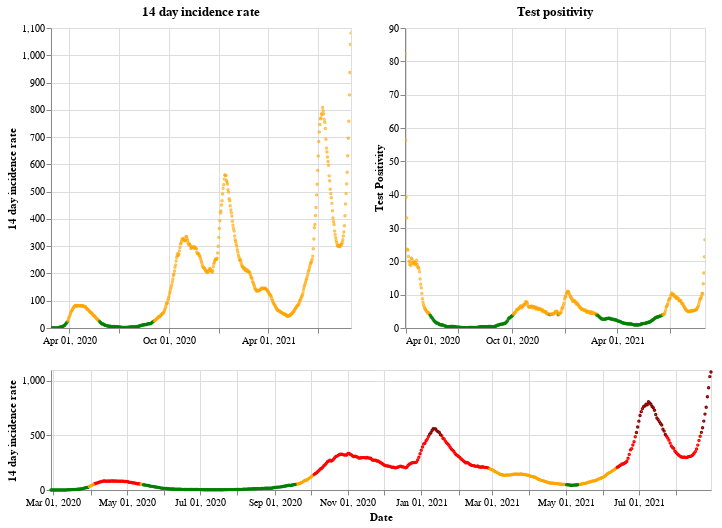

Source (notebook cell):
### Markdown cell above
## Scotland

### Code cell
plot_traffic_light('Scotland')

### Figure 1 — Vega-Lite specification as saved in the notebook (floating-point values rounded to 4 significant figures; data arrays with more than 128 entries replaced by an {"elided": "..."} marker saying what was removed)
{"config": {"view": {"continuousWidth": 400, "continuousHeight": 300}}, "vconcat": [{"hconcat": [{"mark": {"type": "point", "size": 2}, "encoding": {"color": {"condition": {"value": "green", "test": "(datum.twoWeeklyCasesRate <= 25)"}, "value": "orange"}, "tooltip": [{"type": "nominal", "field": "areaName"}, {"type": "temporal", "field": "date"}, {"type": "quantitative", "field": "twoWeeklyCasesRate"}, {"type": "quantitative", "field": "testPositivity"}], "x": {"type": "temporal", "axis": {"title": ""}, "field": "date", "scale": {"domain": {"selection": "DateBrush"}}, "timeUnit": "yearmonthdate"}, "y": {"type": "quantitative", "axis": {"title": "14 day incidence rate"}, "field": "twoWeeklyCasesRate"}}, "title": "14 day incidence rate", "width": 300}, {"mark": {"type": "point", "size": 2}, "encoding": {"color": {"condition": {"value": "green", "test": "(datum.testPositivity <= 4)"}, "value": "orange"}, "tooltip": [{"type": "nominal", "field": "areaName"}, {"type": "temporal", "field": "date"}, {"type": "quantitative", "field": "twoWeeklyCasesRate"}, {"type": "quantitative", "field": "testPositivity"}], "x": {"type": "temporal", "axis": {"title": ""}, "field": "date", "scale": {"domain": {"selection": "DateBrush"}}, "timeUnit": "yearmonthdate"}, "y": {"type": "quantitative", "axis": {"title": "Test Positivity"}, "field": "testPositivity"}}, "title": "Test positivity", "width": 300}]}, {"layer": [{"mark": {"type": "point", "size": 2}, "encoding": {"color": {"condition": {"value": "orange", "test": "(((datum.testPositivity < 4) && (datum.twoWeeklyCasesRate >= 50)) && (datum.twoWeeklyCasesRate < 200))"}, "value": "red"}, "opacity": {"condition": {"value": 1, "test": "((datum.twoWeeklyCasesRate >= 50) && (datum.twoWeeklyCasesRate < 500))"}, "value": 0}, "tooltip": [{"type": "nominal", "field": "areaName"}, {"type": "temporal", "field": "date"}, {"type": "quantitative", "field": "twoWeeklyCasesRate"}, {"type": "quantitative", "field": "testPositivity"}], "x": {"type": "temporal", "axis": {"title": "Date"}, "field": "date", "timeUnit": "yearmonthdate"}, "y": {"type": "quantitative", "axis": {"title": "14 day incidence rate"}, "field": "twoWeeklyCasesRate"}}, "selection": {"DateBrush": {"type": "interval", "encodings": ["x"], "fields": ["Time"]}}}, {"mark": {"type": "point", "size": 2}, "encoding": {"color": {"value": "darkred"}, "opacity": {"condition": {"value": 1, "test": "(datum.twoWeeklyCasesRate >= 500)"}, "value": 0}, "tooltip": [{"type": "nominal", "field": "areaName"}, {"type": "temporal", "field": "date"}, {"type": "quantitative", "field": "twoWeeklyCasesRate"}, {"type": "quantitative", "field": "testPositivity"}], "x": {"type": "temporal", "axis": {"title": "Date"}, "field": "date", "timeUnit": "yearmonthdate"}, "y": {"type": "quantitative", "axis": {"title": "14 day incidence rate"}, "field": "twoWeeklyCasesRate"}}}, {"mark": {"type": "point", "size": 2}, "encoding": {"color": {"condition": {"value": "green", "test": "((datum.testPositivity < 4) && (datum.twoWeeklyCasesRate < 50))"}, "value": "orange"}, "opacity": {"condition": {"value": 1, "test": "(datum.twoWeeklyCasesRate < 50)"}, "value": 0}, "tooltip": [{"type": "nominal", "field": "areaName"}, {"type": "temporal", "field": "date"}, {"type": "quantitative", "field": "twoWeeklyCasesRate"}, {"type": "quantitative", "field": "testPositivity"}], "x": {"type": "temporal", "axis": {"title": "Date"}, "field": "date", "timeUnit": "yearmonthdate"}, "y": {"type": "quantitative", "axis": {"title": "14 day incidence rate"}, "field": "twoWeeklyCasesRate"}}}], "height": 120, "width": 660}], "data": {"name": "data-868b68b410af0c1dfa96005b20605cbf"}, "$schema": "https://vega.github.io/schema/vega-lite/v4.8.1.json", "datasets": {"data-868b68b410af0c1dfa96005b20605cbf": {"elided": "550 records"}}}
